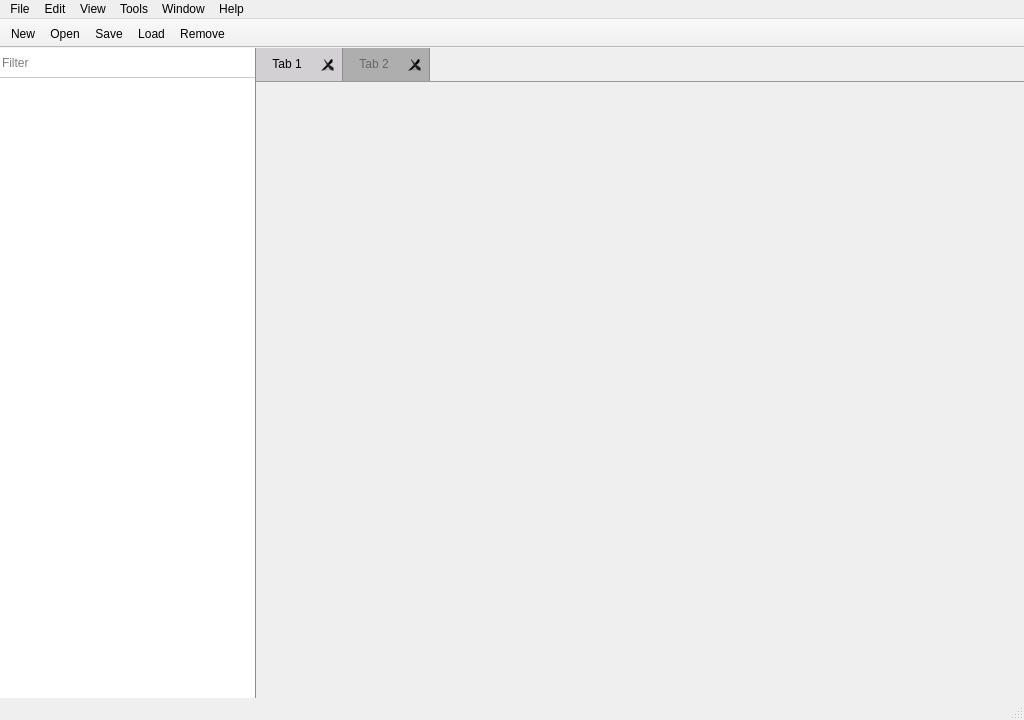
<?xml version="1.0" encoding="UTF-8"?>
<ui version="4.0">
 <class>main_window</class>
 <widget class="QMainWindow" name="main_window">
  <property name="geometry">
   <rect>
    <x>0</x>
    <y>0</y>
    <width>1024</width>
    <height>720</height>
   </rect>
  </property>
  <property name="windowTitle">
   <string>MainWindow</string>
  </property>
  <property name="documentMode">
   <bool>false</bool>
  </property>
  <property name="unifiedTitleAndToolBarOnMac">
   <bool>false</bool>
  </property>
  <widget class="QWidget" name="central_widget">
   <property name="sizePolicy">
    <sizepolicy hsizetype="Preferred" vsizetype="Preferred">
     <horstretch>0</horstretch>
     <verstretch>0</verstretch>
    </sizepolicy>
   </property>
   <property name="styleSheet">
    <string notr="true"/>
   </property>
   <layout class="QHBoxLayout" name="horizontalLayout">
    <property name="spacing">
     <number>0</number>
    </property>
    <property name="leftMargin">
     <number>0</number>
    </property>
    <property name="topMargin">
     <number>0</number>
    </property>
    <property name="rightMargin">
     <number>0</number>
    </property>
    <property name="bottomMargin">
     <number>0</number>
    </property>
    <item>
     <layout class="QVBoxLayout" name="data_list_layout" stretch="0,0">
      <property name="spacing">
       <number>0</number>
      </property>
      <property name="sizeConstraint">
       <enum>QLayout::SetDefaultConstraint</enum>
      </property>
      <property name="leftMargin">
       <number>0</number>
      </property>
      <property name="topMargin">
       <number>0</number>
      </property>
      <property name="rightMargin">
       <number>0</number>
      </property>
      <property name="bottomMargin">
       <number>0</number>
      </property>
      <item>
       <widget class="QLineEdit" name="filter_input">
        <property name="sizePolicy">
         <sizepolicy hsizetype="Preferred" vsizetype="Fixed">
          <horstretch>0</horstretch>
          <verstretch>0</verstretch>
         </sizepolicy>
        </property>
        <property name="minimumSize">
         <size>
          <width>0</width>
          <height>30</height>
         </size>
        </property>
        <property name="maximumSize">
         <size>
          <width>300</width>
          <height>16777215</height>
         </size>
        </property>
        <property name="focusPolicy">
         <enum>Qt::ClickFocus</enum>
        </property>
        <property name="styleSheet">
         <string notr="true">.QLineEdit {
	border: none;
	border-bottom: 1px solid #cccccc;
	border-right: 1px solid rgb(143, 140, 143);
}</string>
        </property>
        <property name="placeholderText">
         <string>Filter</string>
        </property>
        <property name="clearButtonEnabled">
         <bool>true</bool>
        </property>
       </widget>
      </item>
      <item>
       <widget class="QListView" name="data_view">
        <property name="sizePolicy">
         <sizepolicy hsizetype="Preferred" vsizetype="Expanding">
          <horstretch>0</horstretch>
          <verstretch>0</verstretch>
         </sizepolicy>
        </property>
        <property name="maximumSize">
         <size>
          <width>300</width>
          <height>16777215</height>
         </size>
        </property>
        <property name="baseSize">
         <size>
          <width>0</width>
          <height>0</height>
         </size>
        </property>
        <property name="focusPolicy">
         <enum>Qt::ClickFocus</enum>
        </property>
        <property name="styleSheet">
         <string notr="true">.QListView {
	border: none;
	border-right: 1px solid rgb(143, 140, 143);
}</string>
        </property>
        <property name="frameShape">
         <enum>QFrame::NoFrame</enum>
        </property>
        <property name="frameShadow">
         <enum>QFrame::Plain</enum>
        </property>
       </widget>
      </item>
     </layout>
    </item>
    <item>
     <layout class="QVBoxLayout" name="plot_area_layout">
      <item>
       <widget class="QTabWidget" name="plot_tab_area">
        <property name="sizePolicy">
         <sizepolicy hsizetype="Expanding" vsizetype="Expanding">
          <horstretch>1</horstretch>
          <verstretch>0</verstretch>
         </sizepolicy>
        </property>
        <property name="minimumSize">
         <size>
          <width>0</width>
          <height>0</height>
         </size>
        </property>
        <property name="styleSheet">
         <string notr="true">QTabWidget::pane { /* The tab widget frame */
	border-top: 1px solid #999999;
}
QTabWidget::tab-bar {
	left: 0px; /* move to the right by 5px */
}
/* Style the tab using the tab sub-control. Note that it reads QTabBar _not_ QTabWidget */
QTabBar::tab {
	background: rgb(128, 128, 128);
	border: none;
	border-right: 1px solid rgb(143, 140, 143);
	padding: 6px 16px 7px 16px;
}
QTabBar::tab:selected, QTabBar::tab:hover {
	background: #999999;
}
QTabBar::tab:selected {
	color: #000000;
	background-color: rgb(211, 208, 211);
}
QTabBar::tab:!selected {
	color: rgb(102, 102, 102);
	background-color: rgb(175, 174, 175);
}
QTabBar::tab:last {
	/* border-right: 1px solid rgb(143, 140, 143); */
}</string>
        </property>
        <property name="currentIndex">
         <number>0</number>
        </property>
        <property name="documentMode">
         <bool>false</bool>
        </property>
        <property name="tabsClosable">
         <bool>true</bool>
        </property>
        <widget class="QWidget" name="tab">
         <property name="sizePolicy">
          <sizepolicy hsizetype="Preferred" vsizetype="Preferred">
           <horstretch>0</horstretch>
           <verstretch>0</verstretch>
          </sizepolicy>
         </property>
         <attribute name="title">
          <string>Tab 1</string>
         </attribute>
         <layout class="QVBoxLayout" name="verticalLayout_2"/>
        </widget>
        <widget class="QWidget" name="tab_2">
         <attribute name="title">
          <string>Tab 2</string>
         </attribute>
        </widget>
       </widget>
      </item>
     </layout>
    </item>
   </layout>
  </widget>
  <widget class="QMenuBar" name="menu_bar">
   <property name="geometry">
    <rect>
     <x>0</x>
     <y>0</y>
     <width>1024</width>
     <height>22</height>
    </rect>
   </property>
   <widget class="QMenu" name="menu_file">
    <property name="title">
     <string>File</string>
    </property>
    <addaction name="action_new"/>
    <addaction name="action_open"/>
    <addaction name="action_save"/>
    <addaction name="separator"/>
    <addaction name="action_load"/>
    <addaction name="action_remove"/>
    <addaction name="separator"/>
    <addaction name="action_quit"/>
   </widget>
   <widget class="QMenu" name="menu_edit">
    <property name="title">
     <string>Edit</string>
    </property>
    <addaction name="action_undo"/>
    <addaction name="action_redo"/>
    <addaction name="separator"/>
    <addaction name="action_cut"/>
    <addaction name="action_copy"/>
    <addaction name="action_paste"/>
    <addaction name="action_select_all"/>
   </widget>
   <widget class="QMenu" name="menu_view">
    <property name="title">
     <string>View</string>
    </property>
   </widget>
   <widget class="QMenu" name="menu_tools">
    <property name="title">
     <string>Tools</string>
    </property>
   </widget>
   <widget class="QMenu" name="menu_window">
    <property name="title">
     <string>Window</string>
    </property>
   </widget>
   <widget class="QMenu" name="menu_help">
    <property name="title">
     <string>Help</string>
    </property>
   </widget>
   <addaction name="menu_file"/>
   <addaction name="menu_edit"/>
   <addaction name="menu_view"/>
   <addaction name="menu_tools"/>
   <addaction name="menu_window"/>
   <addaction name="menu_help"/>
  </widget>
  <widget class="QStatusBar" name="status_bar"/>
  <widget class="QToolBar" name="tool_bar">
   <property name="windowTitle">
    <string>toolBar</string>
   </property>
   <property name="movable">
    <bool>false</bool>
   </property>
   <property name="iconSize">
    <size>
     <width>28</width>
     <height>28</height>
    </size>
   </property>
   <property name="toolButtonStyle">
    <enum>Qt::ToolButtonFollowStyle</enum>
   </property>
   <property name="floatable">
    <bool>false</bool>
   </property>
   <attribute name="toolBarArea">
    <enum>TopToolBarArea</enum>
   </attribute>
   <attribute name="toolBarBreak">
    <bool>false</bool>
   </attribute>
   <addaction name="action_new"/>
   <addaction name="action_open"/>
   <addaction name="action_save"/>
   <addaction name="action_load"/>
   <addaction name="action_remove"/>
  </widget>
  <action name="action_new">
   <property name="icon">
    <iconset resource="cosmoscope-qt.qrc">
     <normaloff>:/tool_bar/images/New Document-80.png</normaloff>:/tool_bar/images/New Document-80.png</iconset>
   </property>
   <property name="text">
    <string>New</string>
   </property>
   <property name="toolTip">
    <string>Create a new workspace</string>
   </property>
   <property name="shortcut">
    <string>Ctrl+N</string>
   </property>
   <property name="iconVisibleInMenu">
    <bool>false</bool>
   </property>
  </action>
  <action name="action_open">
   <property name="icon">
    <iconset resource="cosmoscope-qt.qrc">
     <normaloff>:/tool_bar/images/Open Folder-80.png</normaloff>:/tool_bar/images/Open Folder-80.png</iconset>
   </property>
   <property name="text">
    <string>Open</string>
   </property>
   <property name="toolTip">
    <string>Open a workspace</string>
   </property>
   <property name="shortcut">
    <string>Ctrl+O</string>
   </property>
   <property name="iconVisibleInMenu">
    <bool>false</bool>
   </property>
  </action>
  <action name="action_save">
   <property name="icon">
    <iconset resource="cosmoscope-qt.qrc">
     <normaloff>:/tool_bar/images/Save-80.png</normaloff>:/tool_bar/images/Save-80.png</iconset>
   </property>
   <property name="text">
    <string>Save</string>
   </property>
   <property name="toolTip">
    <string>Save the current workspace</string>
   </property>
   <property name="shortcut">
    <string>Ctrl+S</string>
   </property>
   <property name="iconVisibleInMenu">
    <bool>false</bool>
   </property>
  </action>
  <action name="action_load">
   <property name="icon">
    <iconset resource="cosmoscope-qt.qrc">
     <normaloff>:/tool_bar/images/Add File-80.png</normaloff>:/tool_bar/images/Add File-80.png</iconset>
   </property>
   <property name="text">
    <string>Load</string>
   </property>
   <property name="toolTip">
    <string>Load a dataset into the workspace</string>
   </property>
   <property name="iconVisibleInMenu">
    <bool>false</bool>
   </property>
  </action>
  <action name="action_remove">
   <property name="icon">
    <iconset resource="cosmoscope-qt.qrc">
     <normaloff>:/tool_bar/images/Delete File-80.png</normaloff>:/tool_bar/images/Delete File-80.png</iconset>
   </property>
   <property name="text">
    <string>Remove</string>
   </property>
   <property name="toolTip">
    <string>Remove a dataset from workspace</string>
   </property>
   <property name="iconVisibleInMenu">
    <bool>false</bool>
   </property>
  </action>
  <action name="action_quit">
   <property name="text">
    <string>Quit</string>
   </property>
   <property name="toolTip">
    <string>Quit Cosmoscope</string>
   </property>
   <property name="shortcut">
    <string>Ctrl+Q</string>
   </property>
  </action>
  <action name="action_undo">
   <property name="text">
    <string>Undo</string>
   </property>
   <property name="toolTip">
    <string>Undo previous action</string>
   </property>
   <property name="shortcut">
    <string>Ctrl+Z</string>
   </property>
  </action>
  <action name="action_redo">
   <property name="text">
    <string>Redo</string>
   </property>
   <property name="toolTip">
    <string>Redo action</string>
   </property>
   <property name="shortcut">
    <string>Ctrl+Shift+Z</string>
   </property>
  </action>
  <action name="action_cut">
   <property name="text">
    <string>Cut</string>
   </property>
   <property name="toolTip">
    <string>Cut the selection</string>
   </property>
   <property name="shortcut">
    <string>Ctrl+X</string>
   </property>
  </action>
  <action name="action_copy">
   <property name="text">
    <string>Copy</string>
   </property>
   <property name="toolTip">
    <string>Copy the selection</string>
   </property>
   <property name="shortcut">
    <string>Ctrl+C</string>
   </property>
  </action>
  <action name="action_paste">
   <property name="text">
    <string>Paste</string>
   </property>
   <property name="toolTip">
    <string>Paste the selection</string>
   </property>
   <property name="shortcut">
    <string>Ctrl+V</string>
   </property>
  </action>
  <action name="action_select_all">
   <property name="text">
    <string>Select All</string>
   </property>
   <property name="toolTip">
    <string>Select all datasets</string>
   </property>
   <property name="shortcut">
    <string>Ctrl+A</string>
   </property>
  </action>
 </widget>
 <resources>
  <include location="cosmoscope-qt.qrc"/>
 </resources>
 <connections/>
</ui>
